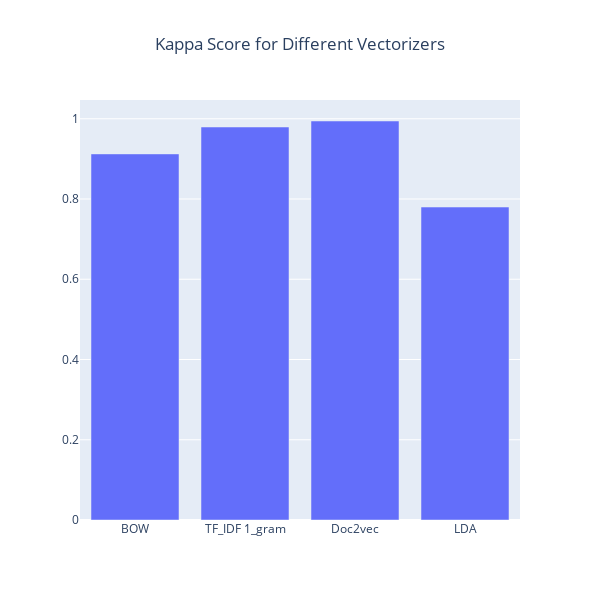

Notebook code for this chart:
### Code cell
fig = go.Figure()
obj = go.Bar(x = list(vec_kappa.keys()), y = list(vec_kappa.values()))
fig.add_trace(obj)
fig.update_layout(title={'text':'Kappa Score for Different Vectorizers','x':0.5},height=600,width=600)
fig.show()

### Figure 1 — Plotly figure (JSON) as saved in the notebook; plotly's stock layout.template omitted (floating-point values rounded to 4 significant figures)
{"data": [{"type": "bar", "x": ["BOW", "TF_IDF 1_gram", "Doc2vec", "LDA"], "y": [0.9123, 0.9794, 0.9944, 0.78]}], "layout": {"height": 600, "title": {"text": "Kappa Score for Different Vectorizers", "x": 0.5}, "width": 600}}
